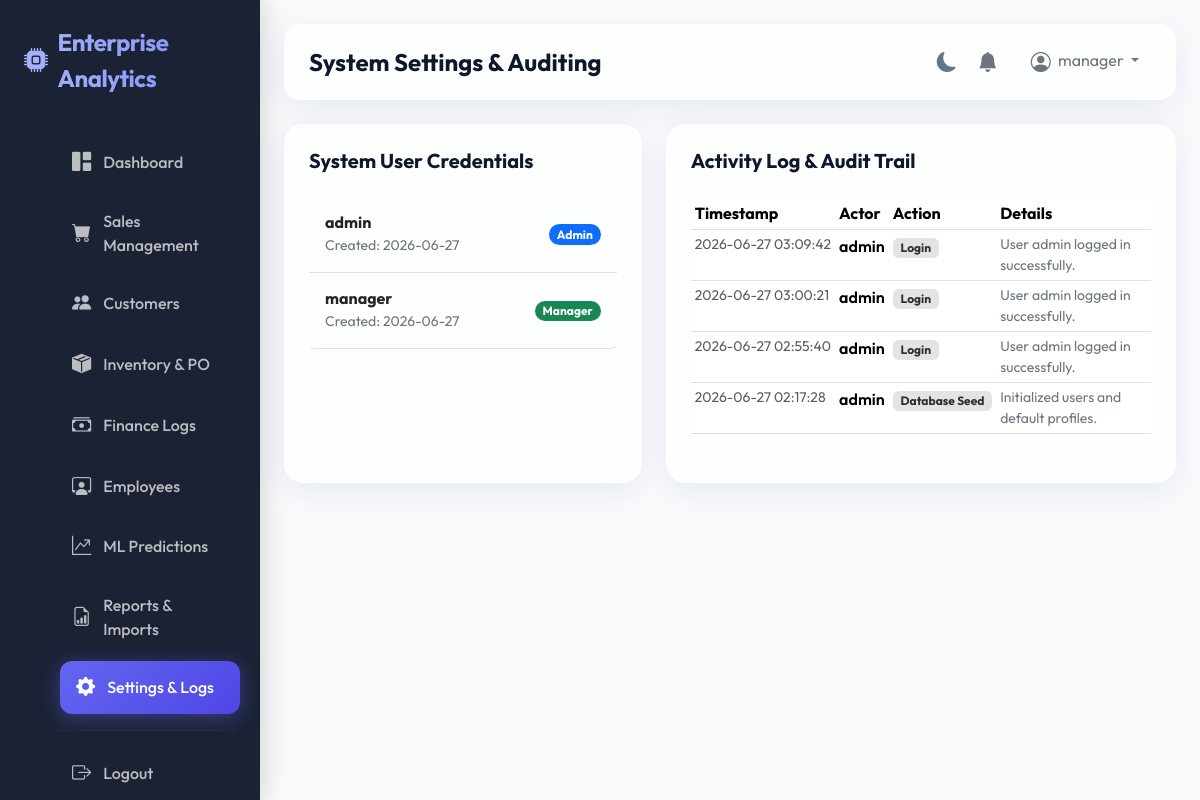
The page /settings (signed in) on the database its author committed.
### models/user.py (models this page shows, shortened)
class User(db.Model, UserMixin):
    __tablename__ = 'users'
    id = db.Column(db.Integer, primary_key=True)
    username = db.Column(db.String(50), unique=True, nullable=False)
    password_hash = db.Column(db.String(255), nullable=False)
    role = db.Column(db.String(20), nullable=False, default='employee')  # admin, manager, employee
    created_at = db.Column(db.DateTime, default=datetime.utcnow)
    employee = db.relationship('Employee', back_populates='user', uselist=False)
    activity_logs = db.relationship('ActivityLog', back_populates='user')

### models/activity.py (models this page shows, shortened)
class ActivityLog(db.Model):
    __tablename__ = 'activity_logs'
    id = db.Column(db.Integer, primary_key=True)
    user_id = db.Column(db.Integer, db.ForeignKey('users.id'), nullable=True)
    action = db.Column(db.String(100), nullable=False)  # Login, Create Sale, Delete Customer, etc.
    details = db.Column(db.Text)
    timestamp = db.Column(db.DateTime, nullable=False, default=datetime.utcnow)
    user = db.relationship('User', back_populates='activity_logs')

### blueprints/main.py (the view)
@main_bp.route('/settings')
@login_required
def settings():
    users = User.query.all()
    activity_logs = ActivityLog.query.order_by(ActivityLog.timestamp.desc()).limit(20).all()
    return render_template('settings.html', users=users, activity_logs=activity_logs)

### templates/settings.html (shortened to what this page needs)
{% extends "base.html" %}
{% block page_title %}System Settings & Auditing{% endblock %}
{% block content %}
<div class="container-fluid px-0 animate-fade-in">
    <div class="row g-4">
        <div class="col-lg-5">
            <div class="analytics-panel h-100">
                <div class="d-flex justify-content-between align-items-center mb-4">
                    <h5 class="fw-bold mb-0">System User Credentials</h5>
                </div>
                <div class="list-group">
                    {% for u in users %}
                        <div class="list-group-item d-flex justify-content-between align-items-center py-3 bg-transparent border-0 border-bottom">
                            <div>
                                <h6 class="fw-bold mb-0">{{ u.username }}</h6>
                                <small class="text-secondary">Created: {{ u.created_at.strftime('%Y-%m-%d') }}</small>
                            </div>
                            <span class="badge rounded-pill {% if u.role == 'admin' %}bg-primary{% elif u.role == 'manager' %}bg-success{% else %}bg-secondary{% endif %}">
                                {{ u.role | capitalize }}
                            </span>
                        </div>
                    {% endfor %}
                </div>
            </div>
        </div>
        <div class="col-lg-7">
            <div class="analytics-panel h-100">
                <h5 class="fw-bold mb-4">Activity Log & Audit Trail</h5>
                <div class="table-responsive" style="max-height: 400px; overflow-y: auto;">
                    <table class="table table-sm table-hover mb-0">
                        <thead>
                            <tr>
                                <th>Timestamp</th>
                                <th>Actor</th>
                                <th>Action</th>
                                <th>Details</th>
                            </tr>
                        </thead>
                        <tbody>
                            {% if activity_logs %}
                                {% for log in activity_logs %}
                                    <tr>
                                        <td class="text-muted small" style="white-space: nowrap;">{{ log.timestamp.strftime('%Y-%m-%d %H:%M:%S') }}</td>
                                        <td class="fw-semibold">
                                            {% if log.user %}
                                                {{ log.user.username }}
                                            {% else %}
                                                System
                                            {% endif %}
                                        </td>
                                        <td><span class="badge bg-secondary-subtle text-secondary-emphasis">{{ log.action }}</span></td>
                                        <td class="small text-secondary">{{ log.details or 'N/A' }}</td>
                                    </tr>
                                {% endfor %}
                            {% else %}
                                <tr>
                                    <td colspan="4" class="text-center text-muted py-4">No logged operations.</td>
                                </tr>
                            {% endif %}
                        </tbody>
                    </table>
                </div>
            </div>
        </div>
    </div>
</div>
{% endblock %}

### templates/base.html (shortened to what this page needs)
<!DOCTYPE html>
<html lang="en" data-theme="light">
<head>
    <link href="https://cdn.jsdelivr.net/npm/bootstrap@5.3.3/dist/css/bootstrap.min.css" rel="stylesheet">
    <link href="https://cdn.jsdelivr.net/npm/bootstrap-icons@1.11.3/font/bootstrap-icons.min.css" rel="stylesheet">
    <link href="{{ url_for('static', filename='css/style.css') }}" rel="stylesheet">
</head>
<body>
    <aside class="sidebar">
        <div class="sidebar-brand">
            <i class="bi bi-cpu-fill"></i> Enterprise Analytics
        </div>
        <ul class="sidebar-menu">
            <li class="sidebar-item">
                <a href="{{ url_for('main.dashboard') }}" class="sidebar-link {% if request.endpoint == 'main.dashboard' %}active{% endif %}">
                    <i class="bi bi-grid-1x2-fill"></i> Dashboard
                </a>
            </li>
            <li class="sidebar-item">
                <a href="{{ url_for('sales.index') }}" class="sidebar-link {% if 'sales.' in request.endpoint %}active{% endif %}">
                    <i class="bi bi-cart-fill"></i> Sales Management
                </a>
            </li>
            <li class="sidebar-item">
                <a href="{{ url_for('customers.index') }}" class="sidebar-link {% if 'customers.' in request.endpoint %}active{% endif %}">
                    <i class="bi bi-people-fill"></i> Customers
                </a>
            </li>
            <li class="sidebar-item">
                <a href="{{ url_for('inventory.index') }}" class="sidebar-link {% if 'inventory.' in request.endpoint %}active{% endif %}">
                    <i class="bi bi-box-seam-fill"></i> Inventory & PO
                </a>
            </li>
            <li class="sidebar-item">
                <a href="{{ url_for('finance.index') }}" class="sidebar-link {% if 'finance.' in request.endpoint %}active{% endif %}">
                    <i class="bi bi-cash-stack"></i> Finance Logs
                </a>
            </li>
            {% if current_user.role in ['admin', 'manager'] %}
            <li class="sidebar-item">
                <a href="{{ url_for('employees.index') }}" class="sidebar-link {% if 'employees.' in request.endpoint %}active{% endif %}">
                    <i class="bi bi-person-workspace"></i> Employees
                </a>
            </li>
            {% endif %}
            <li class="sidebar-item">
                <a href="{{ url_for('ml.index') }}" class="sidebar-link {% if 'ml.' in request.endpoint %}active{% endif %}">
                    <i class="bi bi-graph-up-arrow"></i> ML Predictions
                </a>
            </li>
            <li class="sidebar-item">
                <a href="{{ url_for('reports.index') }}" class="sidebar-link {% if 'reports.' in request.endpoint %}active{% endif %}">
                    <i class="bi bi-file-earmark-bar-graph"></i> Reports & Imports
                </a>
            </li>
            <li class="sidebar-item">
                <a href="{{ url_for('main.settings') }}" class="sidebar-link {% if request.endpoint == 'main.settings' %}active{% endif %}">
                    <i class="bi bi-gear-fill"></i> Settings & Logs
                </a>
            </li>
            <hr style="border-color: rgba(255,255,255,0.15)">
            <li class="sidebar-item">
                <a href="{{ url_for('auth.logout') }}" class="sidebar-link">
                    <i class="bi bi-box-arrow-right"></i> Logout
                </a>
            </li>
        </ul>
    </aside>
    <main class="main-wrapper">
        <header class="top-navbar">
            <h4 class="mb-0 fw-bold text-gradient">{% block page_title %}Dashboard{% endblock %}</h4>
            <div class="navbar-actions">
                <button type="button" class="theme-toggle-btn" id="themeToggleBtn">
                    <i class="bi bi-moon-fill"></i>
                </button>
                <div class="dropdown">
                    <button class="btn btn-link position-relative p-0 text-secondary" type="button" data-bs-toggle="dropdown" aria-expanded="false" onclick="markNotificationsRead()">
                        <i class="bi bi-bell-fill fs-5"></i>
                    </button>
                </div>
                <div class="dropdown">
                    <button class="btn btn-outline-secondary dropdown-toggle border-0" type="button" data-bs-toggle="dropdown" aria-expanded="false">
                        <i class="bi bi-person-circle fs-5 me-1 align-middle"></i> {{ current_user.username }}
                    </button>
                </div>
            </div>
        </header>
        {% block content %}{% endblock %}
    </main>
</body>
</html>

### static/css/style.css (style rules this page uses)
:root { --font-primary: 'Outfit', sans-serif; --bg-primary: #f8fafc; --bg-secondary: #ffffff; --bg-sidebar: rgba(15, 23, 42, 0.95); --border-color: #e2e8f0; --text-primary: #0f172a; --text-secondary: #64748b; --text-light: #f8fafc; --primary: #6366f1; --primary-gradient: linear-gradient(135deg, #6366f1 0%, #4f46e5 100%); --secondary: #10b981; --secondary-gradient: linear-gradient(135deg, #10b981 0%, #059669 100%); --accent: #f59e0b; --accent-gradient: linear-gradient(135deg, #f59e0b 0%, #d97706 100%); --danger: #ef4444; --danger-gradient: linear-gradient(135deg, #ef4444 0%, #dc2626 100%); --glass-bg: rgba(255, 255, 255, 0.7); --glass-border: rgba(255, 255, 255, 0.4); --glass-shadow: 0 8px 32px 0 rgba(31, 38, 135, 0.08); }
* { margin: 0; padding: 0; box-sizing: border-box; font-family: var(--font-primary); }
body { background-color: var(--bg-primary); color: var(--text-primary); overflow-x: hidden; transition: background-color 0.3s, color 0.3s; }
.sidebar { position: fixed; top: 0; left: 0; height: 100vh; width: 260px; background: var(--bg-sidebar); color: var(--text-light); padding: 24px; z-index: 100; transition: transform 0.3s ease-in-out; box-shadow: 4px 0 24px rgba(0, 0, 0, 0.15); }
.sidebar-brand { font-size: 1.5rem; font-weight: 700; letter-spacing: -0.5px; margin-bottom: 40px; background: linear-gradient(to right, #a5b4fc, #818cf8); -webkit-background-clip: text; -webkit-text-fill-color: transparent; display: flex; align-items: center; gap: 10px; }
.sidebar-menu { list-style: none; }
.sidebar-item { margin-bottom: 8px; }
.sidebar-link { display: flex; align-items: center; gap: 12px; padding: 12px 16px; color: rgba(255, 255, 255, 0.7); text-decoration: none; border-radius: 12px; font-weight: 500; transition: all 0.2s ease-in-out; }
.sidebar-link i { font-size: 1.2rem; }
.sidebar-link:hover, .sidebar-link.active { color: #ffffff; background: rgba(255, 255, 255, 0.1); transform: translateX(4px); }
.sidebar-link.active { background: var(--primary-gradient); box-shadow: 0 4px 20px rgba(99, 102, 241, 0.4); }
.main-wrapper { margin-left: 260px; padding: 24px; min-height: 100vh; transition: margin-left 0.3s ease-in-out; }
.top-navbar { display: flex; justify-content: space-between; align-items: center; background: var(--glass-bg); backdrop-filter: blur(12px); -webkit-backdrop-filter: blur(12px); border: 1px solid var(--glass-border); padding: 16px 24px; border-radius: 16px; box-shadow: var(--glass-shadow); margin-bottom: 24px; }
.navbar-actions { display: flex; align-items: center; gap: 20px; }
.theme-toggle-btn { background: none; border: none; color: var(--text-secondary); font-size: 1.25rem; cursor: pointer; transition: color 0.2s; }
.analytics-panel { background: var(--glass-bg); backdrop-filter: blur(12px); -webkit-backdrop-filter: blur(12px); border: 1px solid var(--glass-border); border-radius: 20px; padding: 24px; box-shadow: var(--glass-shadow); margin-bottom: 24px; }
.animate-fade-in { animation: fadeInUp 0.4s ease-out forwards; }

### rows shown on the page
User: username "manager", created_at "2026-06-27", role "Manager"
User: username "admin", created_at "2026-06-27", role "Admin"
ActivityLog: timestamp "2026-06-27 03:09:42", user.username "admin", action "Login", details "User admin logged in successfully."
ActivityLog: timestamp "2026-06-27 03:00:21", user.username "admin", action "Login", details "User admin logged in successfully."
ActivityLog: timestamp "2026-06-27 02:55:40", user.username "admin", action "Login", details "User admin logged in successfully."
ActivityLog: timestamp "2026-06-27 02:17:28", user.username "admin", action "Database Seed", details "Initialized users and default profiles."
